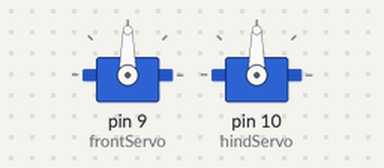
The sketch below on a simulated Arduino Uno, built with avr-gcc and run on an emulated ATmega328P. On the bench: 2 × servo.

Above: at 0.05 s.
At 0.55 s:
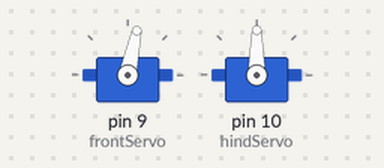
At 0.95 s:
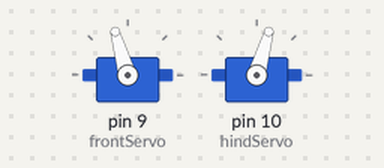
At 1.9 s:
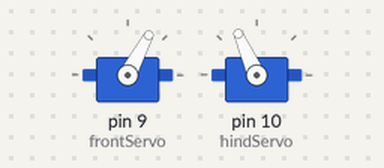
Timing chart, 0 to 4.4 s (numbered marks = the images above):
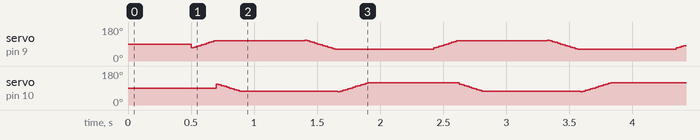

The sketch:

Kleerhangerbeest2.ino
```cpp
/*=============================================================================================================
                                 K L E E R H A N G E R B E E S T
                                M I N H A S   E N G E N H O C A S
                             Versão fácil para Arduino e 2 servos do
                                  = Coat Hanger Walking Robot =
                              - Robô Andarilho de Cabide de Arame -
                    originalmente desenvolvido por Jerome Demers e Gareth Branwyn

O nome kleerhangerbeest é holandês e significa bich-cabide, tendo sido inspirado nos robôs eólicos
chamados strandbeest (bicho-de-praia) de Theo Jansen - http://www.strandbeest.com/

Referências originais do Coat Hanger Walking Robot:
- http://www.instructables.com/id/How-to-build-the-one-motor-walker/
- http://www.technogumbo.com/projects/single-servo-walking-robot/
- https://www.youtube.com/watch?v=bxxmN2sQvjk
- https://solarbotics.com/product/abgchw/
- https://www.youtube.com/watch?v=L984o5mT9HI (com motor de rotacao continua)

O código abaixo foi comentado em inglês para facilidade de compreensão por todos.

Aldo von Wangenheim <awangenh at inf.ufsc.br> June, 2014
https://minhasengenhocas.wordpress.com/
=============================================================================================================*/
#include <Servo.h>

Servo frontServo;         // create servo object to control the front legs
Servo hindServo;          // create servo object to control the hind legs

int pos = 90;             // variable to store the servo position
                          // initialized with both legs parallel in a standing position
int steppingDelay = 500;  // pause between robot step cycles in ms.
int servoDelay = 20;      // waiting pause between servo moves to allow the servo to reach the position
int moveAngle = 4;        // angle between servo moves - the bigger the angle, the faster the robot walks
int startAngle = 70;
int stopAngle;
int maxAngle = 180;
int debug = false;        // debugging mode (change this to true if you want to see an output on the console)

void setup()
{
  frontServo.attach(9);  // attaches the front leg servo on pin 9 to the servo object
  hindServo.attach(10);  // attaches the hind leg servo on pin 10 to the servo object
  stopAngle = maxAngle - startAngle;

  frontServo.write(pos);             // tell front legs to go to position in variable 'pos'
  hindServo.write(pos);              // tell hind legs to go to position in variable 'pos'
                                     // in order to put both legs parallel in standing position

  if (debug)                         // if debugging mode is set, open serial monitor
     Serial.begin(38400);
}


void loop()
{
  delay(steppingDelay);              // stop a bit before start sweeping back
  for(pos = startAngle; pos < stopAngle; pos += moveAngle)
  {                                  // goes in steps of moveAngle degrees
    if (debug) {                     // IF debugging mode is set, then show angles on serial monitor
      Serial.print(pos);
      Serial.print(" / ");
      Serial.println(maxAngle - pos);
    }
    frontServo.write(pos);           // tell front leg servo to go to position in variable 'pos'
    delay(servoDelay);               // waits 15ms or more for the servo to reach the position
                                     // changed to 20ms
  }
  for(pos = startAngle; pos < stopAngle; pos += moveAngle)
  {                                  // goes in steps of moveAngle degrees
    if (debug) {                     // IF debugging mode is set, then show angles on serial monitor
      Serial.print(pos);
      Serial.print(" / ");
      Serial.println(maxAngle - pos);
    }
    hindServo.write(maxAngle - pos); // tell hind leg servo to go to position in variable 'maxAngle - pos'
    delay(servoDelay);               // waits 15ms or more for the servo to reach the position
                                     // changed to 20ms
  }

  delay(steppingDelay);              // stop a bit before start sweeping back
  for(pos = stopAngle; pos > (startAngle - 10); pos -= moveAngle)
  {                                  // goes in steps of moveAngle degrees
    if (debug) {                     // IF debugging mode is set, then show angles on serial monitor
      Serial.print(pos);
      Serial.print(" / ");
      Serial.println(maxAngle - pos);
    }
    frontServo.write(pos);           // tell front leg servo to go to position in variable 'pos'
    delay(servoDelay);               // waits 15ms or more for the servo to reach the position
                                     // changed to 20ms
  }
  for(pos = stopAngle; pos > (startAngle - 10); pos -= moveAngle)
  {                                  // goes in steps of moveAngle degrees
    if (debug) {                     // IF debugging mode is set, then show angles on serial monitor
      Serial.print(pos);
      Serial.print(" / ");
      Serial.println(maxAngle - pos);
    }
    hindServo.write(maxAngle - pos); // tell hind leg servo to go to position in variable 'maxAngle - pos'
    delay(servoDelay);               // waits 15ms or more for the servo to reach the position
                                     // changed to 20ms
  }
}
```
